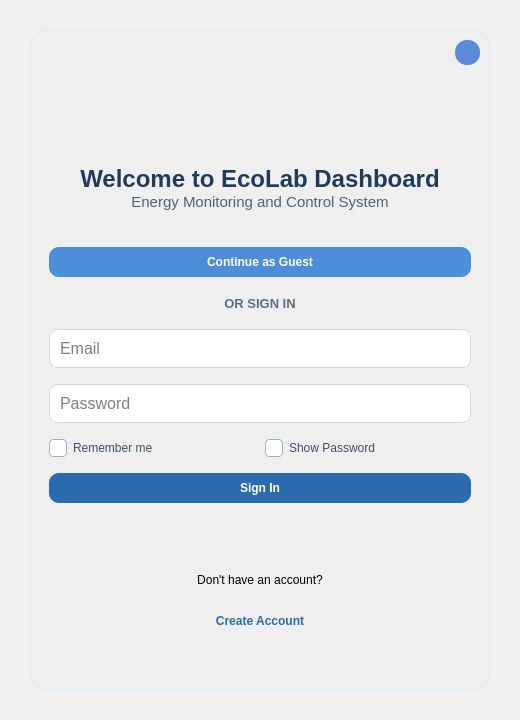
<?xml version="1.0" encoding="UTF-8"?>
<ui version="4.0">
 <class>MainWindow</class>
 <widget class="QMainWindow" name="MainWindow">
  <property name="geometry">
   <rect>
    <x>0</x>
    <y>0</y>
    <width>520</width>
    <height>720</height>
   </rect>
  </property>
  <property name="minimumSize">
   <size>
    <width>520</width>
    <height>720</height>
   </size>
  </property>
  <property name="maximumSize">
   <size>
    <width>520</width>
    <height>720</height>
   </size>
  </property>
  <property name="windowTitle">
   <string>EcoLab Login</string>
  </property>
  <widget class="QWidget" name="styleSheet">
   <property name="styleSheet">
    <string notr="true">

/* BACKGROUND */

QWidget{

}



/* LOGIN CARD */

#loginpageFrame {
    border-top: 3px solid #005C99;

    background: qlineargradient(
        x1:0, y1:0, x2:0, y2:1,
        stop:0 #E1F2FB,
        stop:1 #F1F9F9
    );

    background-image: url(:/images/images/images/bg5.png);
    background-repeat: no-repeat;
    background-position: top;
    border-radius:18px;
border: 1px solid #D9E9F6;
}

/* INPUT */

QLineEdit{
background:white;
border:1px solid #cfd8e3;
border-radius:8px;
padding:8px;
font-size:12pt;
}

QLineEdit:focus{
border:1px solid #2b6cb0;
}

/* BUTTON GLOBAL */

QPushButton{
border-radius:10px;
padding:8px;
font-weight:bold;
}

/* PRIMARY */

#signinButton,#signupButton{
background-color:#2b6cb0;
color:white;
}

#signinButton:hover,#signupButton:hover{
background-color:#1e4f8a;
}

/* GUEST */

#guestButton{
background:#4c8ed9;
color:white;
}

#guestButton:hover{
background:#3979c7;
}

/* GOOGLE - IMAGE BUTTONS */

#googleSigninButton,#googleSignupButton{
background:transparent;
border:none;
}

#googleSigninButton:hover,#googleSignupButton:hover{
background:transparent;
opacity:0.8;
}

/* OR LABEL */

#orLabel{
font-size:10pt;
font-weight:bold;
color:#5b6f82;
}

/* LINK BUTTON */

#goto_signuppage,#goto_signinpage{
background:transparent;
color:#2b6cb0;
border:none;
font-weight:bold;
}

#goto_signuppage:hover,#goto_signinpage:hover{
text-decoration:underline;
}

</string>
   </property>
   <layout class="QVBoxLayout" name="verticalLayout">
    <property name="spacing">
     <number>0</number>
    </property>
    <property name="leftMargin">
     <number>30</number>
    </property>
    <property name="topMargin">
     <number>30</number>
    </property>
    <property name="rightMargin">
     <number>30</number>
    </property>
    <property name="bottomMargin">
     <number>30</number>
    </property>
    <item>
     <widget class="QFrame" name="loginpageFrame">
      <property name="frameShape">
       <enum>QFrame::Shape::NoFrame</enum>
      </property>
      <property name="frameShadow">
       <enum>QFrame::Shadow::Raised</enum>
      </property>
      <layout class="QVBoxLayout" name="verticalLayout_2">
       <property name="spacing">
        <number>0</number>
       </property>
       <item>
        <widget class="QFrame" name="topFrame">
         <property name="minimumSize">
          <size>
           <width>0</width>
           <height>25</height>
          </size>
         </property>
         <property name="maximumSize">
          <size>
           <width>16777215</width>
           <height>25</height>
          </size>
         </property>
         <property name="frameShape">
          <enum>QFrame::Shape::NoFrame</enum>
         </property>
         <property name="frameShadow">
          <enum>QFrame::Shadow::Raised</enum>
         </property>
         <layout class="QHBoxLayout" name="horizontalLayout_3">
          <property name="spacing">
           <number>0</number>
          </property>
          <property name="leftMargin">
           <number>0</number>
          </property>
          <property name="topMargin">
           <number>0</number>
          </property>
          <property name="rightMargin">
           <number>0</number>
          </property>
          <property name="bottomMargin">
           <number>0</number>
          </property>
          <item>
           <spacer name="horizontalSpacer">
            <property name="orientation">
             <enum>Qt::Orientation::Horizontal</enum>
            </property>
            <property name="sizeHint" stdset="0">
             <size>
              <width>412</width>
              <height>20</height>
             </size>
            </property>
           </spacer>
          </item>
          <item>
           <widget class="QPushButton" name="closeAppBtn">
            <property name="minimumSize">
             <size>
              <width>0</width>
              <height>0</height>
             </size>
            </property>
            <property name="maximumSize">
             <size>
              <width>25</width>
              <height>25</height>
             </size>
            </property>
            <property name="cursor">
             <cursorShape>PointingHandCursor</cursorShape>
            </property>
            <property name="toolTip">
             <string>Close</string>
            </property>
            <property name="styleSheet">
             <string notr="true">QPushButton#closeAppBtn {
    background-color: #5A8BD8;       /* biru kalem, agak gelap dari background */
    border: none;
    border-radius: 12px;             /* rounded corners */
    color: white;
    font-weight: bold;
    font-size: 14px;
}
QPushButton#closeAppBtn:hover {
    background-color: #4672C4;       /* biru lebih gelap saat hover */
}
QPushButton#closeAppBtn:pressed {
    background-color: #3B5CA0;       /* biru lebih gelap saat ditekan */
}</string>
            </property>
            <property name="text">
             <string/>
            </property>
            <property name="icon">
             <iconset resource="../resources.qrc">
              <normaloff>:/icons/images/icons/icon_close.png</normaloff>:/icons/images/icons/icon_close.png</iconset>
            </property>
            <property name="iconSize">
             <size>
              <width>20</width>
              <height>20</height>
             </size>
            </property>
           </widget>
          </item>
         </layout>
        </widget>
       </item>
       <item>
        <widget class="QFrame" name="frame">
         <property name="frameShape">
          <enum>QFrame::Shape::NoFrame</enum>
         </property>
         <property name="frameShadow">
          <enum>QFrame::Shadow::Raised</enum>
         </property>
         <layout class="QHBoxLayout" name="horizontalLayout">
          <property name="spacing">
           <number>0</number>
          </property>
          <property name="leftMargin">
           <number>0</number>
          </property>
          <property name="topMargin">
           <number>10</number>
          </property>
          <property name="rightMargin">
           <number>0</number>
          </property>
          <property name="bottomMargin">
           <number>10</number>
          </property>
          <item>
           <widget class="QFrame" name="frame_2">
            <property name="frameShape">
             <enum>QFrame::Shape::NoFrame</enum>
            </property>
            <property name="frameShadow">
             <enum>QFrame::Shadow::Raised</enum>
            </property>
           </widget>
          </item>
          <item>
           <widget class="QLabel" name="logoLabel">
            <property name="minimumSize">
             <size>
              <width>80</width>
              <height>80</height>
             </size>
            </property>
            <property name="maximumSize">
             <size>
              <width>60</width>
              <height>60</height>
             </size>
            </property>
            <property name="pixmap">
             <pixmap resource="../resources.qrc">:/images/images/images/logoecolabbig.png</pixmap>
            </property>
            <property name="scaledContents">
             <bool>true</bool>
            </property>
            <property name="alignment">
             <set>Qt::AlignmentFlag::AlignCenter</set>
            </property>
           </widget>
          </item>
          <item>
           <widget class="QFrame" name="frame_3">
            <property name="frameShape">
             <enum>QFrame::Shape::NoFrame</enum>
            </property>
            <property name="frameShadow">
             <enum>QFrame::Shadow::Raised</enum>
            </property>
           </widget>
          </item>
         </layout>
        </widget>
       </item>
       <item>
        <widget class="QLabel" name="titleLabel">
         <property name="styleSheet">
          <string>
font-size:18pt;
font-weight:bold;
color:#1f3c5a;
</string>
         </property>
         <property name="text">
          <string>Welcome to EcoLab Dashboard</string>
         </property>
         <property name="alignment">
          <set>Qt::AlignmentFlag::AlignCenter</set>
         </property>
        </widget>
       </item>
       <item>
        <widget class="QLabel" name="subtitleLabel">
         <property name="styleSheet">
          <string>
font-size:11pt;
color:#4a647d;
</string>
         </property>
         <property name="text">
          <string>Energy Monitoring and Control System</string>
         </property>
         <property name="alignment">
          <set>Qt::AlignmentFlag::AlignCenter</set>
         </property>
        </widget>
       </item>
       <item>
        <widget class="QStackedWidget" name="stackedWidget">
         <property name="currentIndex">
          <number>0</number>
         </property>
         <widget class="QWidget" name="page_signin">
          <layout class="QVBoxLayout" name="verticalLayout_3">
           <property name="spacing">
            <number>10</number>
           </property>
           <property name="topMargin">
            <number>30</number>
           </property>
           <property name="bottomMargin">
            <number>30</number>
           </property>
           <item>
            <widget class="QPushButton" name="guestButton">
             <property name="text">
              <string>Continue as Guest</string>
             </property>
            </widget>
           </item>
           <item>
            <widget class="QLabel" name="orLabel">
             <property name="maximumSize">
              <size>
               <width>16777215</width>
               <height>20</height>
              </size>
             </property>
             <property name="text">
              <string>OR SIGN IN</string>
             </property>
             <property name="alignment">
              <set>Qt::AlignmentFlag::AlignCenter</set>
             </property>
            </widget>
           </item>
           <item>
            <widget class="QLineEdit" name="emailInput">
             <property name="placeholderText">
              <string>Email</string>
             </property>
            </widget>
           </item>
           <item>
            <widget class="QLineEdit" name="passwordInput">
             <property name="echoMode">
              <enum>QLineEdit::EchoMode::Password</enum>
             </property>
             <property name="placeholderText">
              <string>Password</string>
             </property>
            </widget>
           </item>
           <item>
            <layout class="QHBoxLayout" name="horizontalLayout_2">
             <item>
              <widget class="QCheckBox" name="rememberCheck">
               <property name="styleSheet">
                <string notr="true">/* CHECKBOX TEXT */

QCheckBox{
font-size:9pt;
color:#3c5166;
spacing:6px;
}

/* BOX */

QCheckBox::indicator{
width:16px;
height:16px;
border-radius:4px;
border:1px solid #9fb3c8;
background:white;
}

/* HOVER */

QCheckBox::indicator:hover{
border:1px solid #2b6cb0;
}

/* CHECKED */

QCheckBox::indicator:checked{
background-color:#2b6cb0;
border:1px solid #2b6cb0;
}

/* DISABLED */

QCheckBox::indicator:disabled{
background:#e5e9ef;
border:1px solid #cfd8e3;
}</string>
               </property>
               <property name="text">
                <string>Remember me</string>
               </property>
              </widget>
             </item>
             <item>
              <widget class="QCheckBox" name="showpasssigninCheck">
               <property name="styleSheet">
                <string notr="true">/* CHECKBOX TEXT */

QCheckBox{
font-size:9pt;
color:#3c5166;
spacing:6px;
}

/* BOX */

QCheckBox::indicator{
width:16px;
height:16px;
border-radius:4px;
border:1px solid #9fb3c8;
background:white;
}

/* HOVER */

QCheckBox::indicator:hover{
border:1px solid #2b6cb0;
}

/* CHECKED */

QCheckBox::indicator:checked{
background-color:#2b6cb0;
border:1px solid #2b6cb0;
}

/* DISABLED */

QCheckBox::indicator:disabled{
background:#e5e9ef;
border:1px solid #cfd8e3;
}</string>
               </property>
               <property name="text">
                <string>Show Password</string>
               </property>
              </widget>
             </item>
            </layout>
           </item>
           <item>
            <widget class="QPushButton" name="signinButton">
             <property name="text">
              <string>Sign In</string>
             </property>
            </widget>
           </item>
           <item>
            <widget class="QPushButton" name="googleSigninButton">
             <property name="minimumSize">
              <size>
               <width>0</width>
               <height>35</height>
              </size>
             </property>
             <property name="cursor">
              <cursorShape>PointingHandCursor</cursorShape>
             </property>
             <property name="text">
              <string/>
             </property>
             <property name="icon">
              <iconset resource="../resources.qrc">
               <normaloff>:/images/images/images/signin.png</normaloff>:/images/images/images/signin.png</iconset>
             </property>
             <property name="iconSize">
              <size>
               <width>300</width>
               <height>35</height>
              </size>
             </property>
            </widget>
           </item>
           <item>
            <widget class="QLabel" name="donthaveLabel">
             <property name="maximumSize">
              <size>
               <width>16777215</width>
               <height>20</height>
              </size>
             </property>
             <property name="text">
              <string>Don't have an account?</string>
             </property>
             <property name="alignment">
              <set>Qt::AlignmentFlag::AlignCenter</set>
             </property>
            </widget>
           </item>
           <item>
            <widget class="QPushButton" name="goto_signuppage">
             <property name="text">
              <string>Create Account</string>
             </property>
            </widget>
           </item>
          </layout>
         </widget>
         <widget class="QWidget" name="page_signup">
          <layout class="QVBoxLayout" name="verticalLayout_4">
           <item>
            <widget class="QLineEdit" name="usernameInput">
             <property name="placeholderText">
              <string>Username</string>
             </property>
            </widget>
           </item>
           <item>
            <widget class="QLineEdit" name="signupEmailInput">
             <property name="placeholderText">
              <string>Email</string>
             </property>
            </widget>
           </item>
           <item>
            <widget class="QLineEdit" name="signupPasswordInput">
             <property name="echoMode">
              <enum>QLineEdit::EchoMode::Password</enum>
             </property>
             <property name="placeholderText">
              <string>Password</string>
             </property>
            </widget>
           </item>
           <item>
            <widget class="QCheckBox" name="showpasssignupCheck">
             <property name="styleSheet">
              <string notr="true">/* CHECKBOX TEXT */

QCheckBox{
font-size:9pt;
color:#3c5166;
spacing:6px;
}

/* BOX */

QCheckBox::indicator{
width:16px;
height:16px;
border-radius:4px;
border:1px solid #9fb3c8;
background:white;
}

/* HOVER */

QCheckBox::indicator:hover{
border:1px solid #2b6cb0;
}

/* CHECKED */

QCheckBox::indicator:checked{
background-color:#2b6cb0;
border:1px solid #2b6cb0;
}

/* DISABLED */

QCheckBox::indicator:disabled{
background:#e5e9ef;
border:1px solid #cfd8e3;
}</string>
             </property>
             <property name="text">
              <string>Show Password</string>
             </property>
            </widget>
           </item>
           <item>
            <widget class="QPushButton" name="signupButton">
             <property name="text">
              <string>Create Account</string>
             </property>
            </widget>
           </item>
           <item>
            <widget class="QPushButton" name="googleSignupButton">
             <property name="minimumSize">
              <size>
               <width>0</width>
               <height>35</height>
              </size>
             </property>
             <property name="cursor">
              <cursorShape>PointingHandCursor</cursorShape>
             </property>
             <property name="text">
              <string/>
             </property>
             <property name="icon">
              <iconset resource="../resources.qrc">
               <normaloff>:/images/images/images/signup.png</normaloff>:/images/images/images/signup.png</iconset>
             </property>
             <property name="iconSize">
              <size>
               <width>300</width>
               <height>35</height>
              </size>
             </property>
            </widget>
           </item>
           <item>
            <widget class="QPushButton" name="goto_signinpage">
             <property name="text">
              <string>Back to Sign In</string>
             </property>
            </widget>
           </item>
          </layout>
         </widget>
        </widget>
       </item>
      </layout>
     </widget>
    </item>
   </layout>
  </widget>
 </widget>
 <resources>
  <include location="../resources.qrc"/>
  <include location="../resources.qrc"/>
  <include location="../resources.qrc"/>
 </resources>
 <connections/>
</ui>
